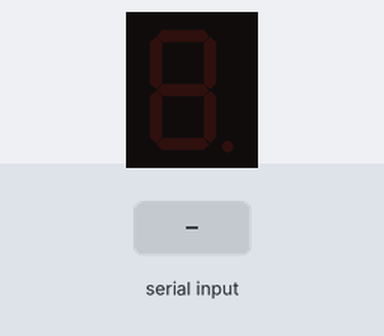
Recording of a sketch running on a simulated Arduino Uno, built with avr-gcc and run on an emulated ATmega328P. On the bench: 1-digit seven-segment display. Wiring (inferred from the names in the program): 1-digit 7-segment display, segments lit when HIGH: segments pin 2, pin 3, pin 4, pin 5, pin 6, pin 7, pin 8, pin 9. The inputs (shaded band) are chosen by the test bench. The segment pins are drawn as the display they are named for.

Above: at 1.2 s.
1.3 s: "90,45\n" received over Serial
At 1.6 s:
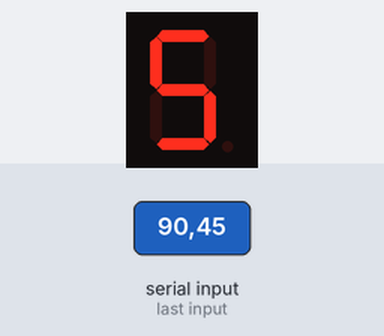
2.8 s: "30,150\n" received over Serial
At 3.9 s:
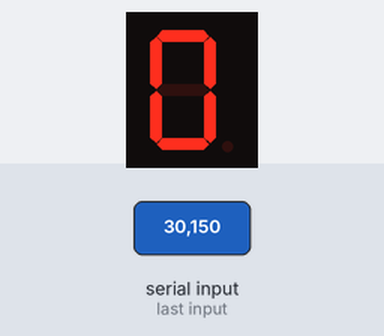
4.3 s: "200\n" received over Serial
5.8 s: "5\n" received over Serial
At 7.0 s:
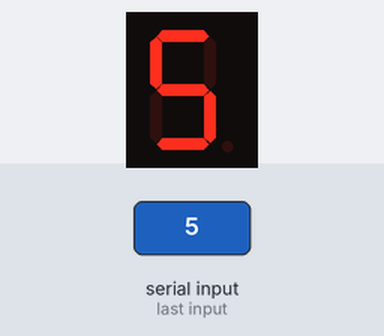
7.3 s: "90\n" received over Serial
At 8.4 s:
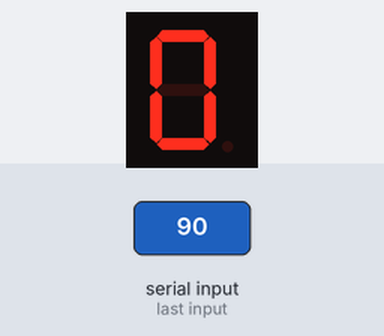
Timing chart, 0 to 9.8 s (numbered marks = the images above; inputs shaded):
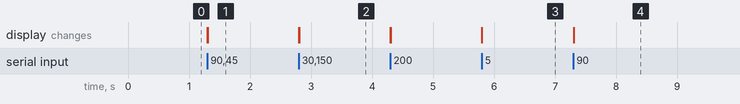

The sketch:

com_to_segment.ino
```cpp
// 7-segment display pinout
const int segmentPins[] = {2, 3, 4, 5, 6, 7, 8, 9};

// Define the 7-segment display patterns for digits 0-9
const byte digitPatterns[] = {
  B00111111,  // 0
  B00000110,  // 1
  B01011011,  // 2
  B01001111,  // 3
  B01100110,  // 4
  B01101101,  // 5
  B01111101,  // 6
  B00000111,  // 7
  B01111111,  // 8
  B01101111   // 9
};

void setup() {
  // Initialize 7-segment display pins as outputs
  for (int i = 0; i < 8; i++) {
    pinMode(segmentPins[i], OUTPUT);
  }
  // Start serial communication at 9600 bps
  Serial.begin(9600);
}

void loop() {
  // Check if there is data available to read from serial
  if (Serial.available() > 0) {
    char receivedChar = Serial.read();

    // Check if the received character is a digit (0-9)
    if (isdigit(receivedChar)) {
      int digit = receivedChar - '0'; // Convert the character to an integer

      // Display the digit on the 7-segment display
      displayDigit(digit);
    }
  }
}

void displayDigit(int digit) {
  // Check if the digit is within the valid range (0-9)
  if (digit >= 0 && digit <= 9) {
    // Set the segment pins based on the digit pattern
    byte pattern = digitPatterns[digit];
    for (int i = 0; i < 8; i++) {
      digitalWrite(segmentPins[i], bitRead(pattern, i));
    }
  }
}
```

Measured:
- after the input at 1.3 s, the display: first changes at once (image 1 shows a later state)
- after the input at 2.8 s, the display: first changes at once (image 2 shows a later state)
- after the input at 5.8 s, the display: changes at once (image 3)
- after the input at 7.3 s, the display: first changes at once (image 4 shows a later state)
